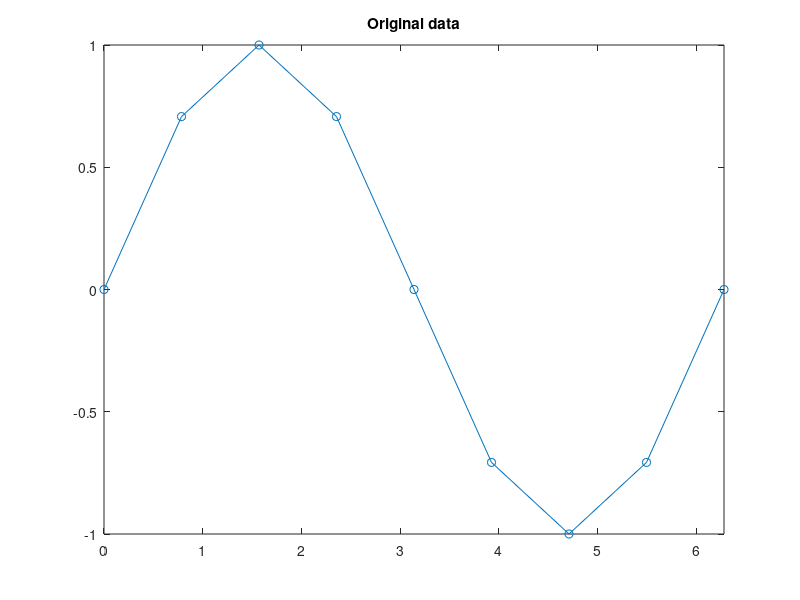
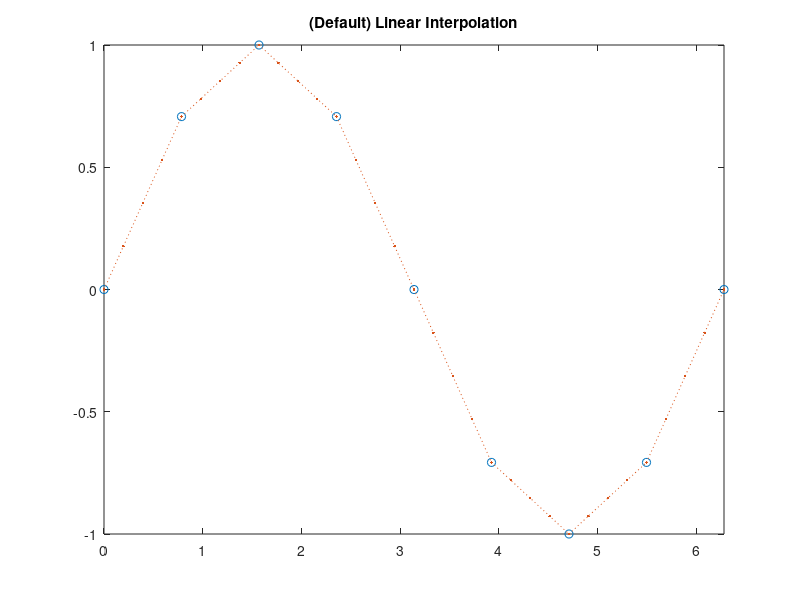
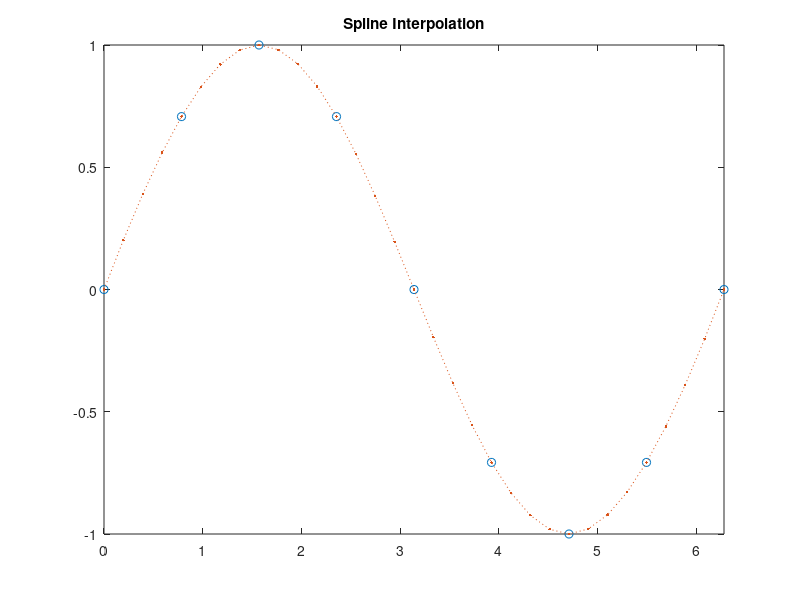

Recreate these plots in MATLAB, in order.
% Interpolación

clc
clear all
close all

x = 0:pi/4:2*pi; 
v = sin(x);

figure
plot(x,v,'o-');
xlim([0 2*pi]);
title('Original data');

%Query interpolation
xq = 0:pi/16:2*pi;


%Interpolación lineal
figure
vq1 = interp1(x,v,xq);
plot(x,v,'o',xq,vq1,':.');
xlim([0 2*pi]);
title('(Default) Linear Interpolation');


%Interpolación spline
figure
vq2 = interp1(x,v,xq,'spline');
plot(x,v,'o',xq,vq2,':.');
xlim([0 2*pi]);
title('Spline Interpolation');
